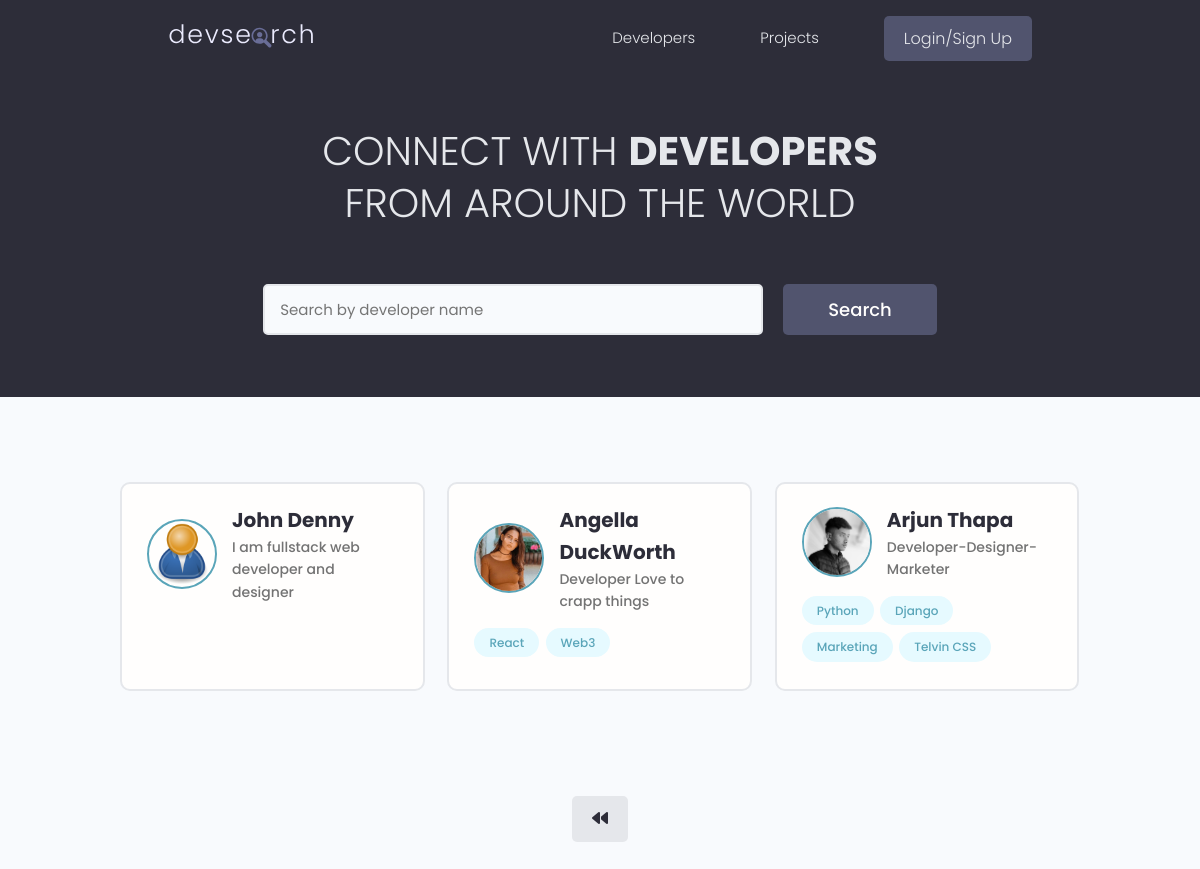
Screenshot of /?page=2 with the database file from the repository.
### users/models.py (models this page shows, shortened)
class Profile(models.Model):
    user = models.OneToOneField(User,
                                on_delete=models.CASCADE,
                                null=True,
                                blank=True)
    name = models.CharField(max_length=200, blank=True, null=True)
    email = models.EmailField(max_length=500, blank=True, null=True)
    username = models.CharField(max_length=200, blank=True, null=True)
    location = models.CharField(max_length=200, blank=True, null=True)
    short_intro = models.CharField(max_length=200, blank=True, null=True)
    bio = models.TextField(blank=True, null=True)
    profile_image = models.ImageField(null=True,
                                      blank=True,
                                      upload_to='profiles/',
                                      default="profiles/user-default.png")
    social_github = models.CharField(max_length=200, blank=True, null=True)
    social_twitter = models.CharField(max_length=200, blank=True, null=True)
    social_linkedin = models.CharField(max_length=200, blank=True, null=True)
    social_youtube = models.CharField(max_length=200, blank=True, null=True)
    social_website = models.CharField(max_length=200, blank=True, null=True)
    created = models.DateTimeField(auto_now_add=True)
    id = models.UUIDField(default=uuid.uuid4,
                          unique=True,
                          primary_key=True,
                          editable=False)
    class Meta:
        ordering = ['-created']

class Skill(models.Model):
    owner = models.ForeignKey(Profile,
                              blank=True,
                              null=True,
                              on_delete=models.CASCADE)
    name = models.CharField(max_length=200, blank=True, null=True)
    description = models.TextField(null=True, blank=True)
    created = models.DateTimeField(auto_now_add=True)
    id = models.UUIDField(default=uuid.uuid4,
                          unique=True,
                          primary_key=True,
                          editable=False)
    def __str__(self):
        return str(self.name)

### users/views.py (the view)
# urls.py: path("",views.profiles,name='profiles'),
def profiles(request):
  profiles , search_query  = searchProfiles(request)
  custom_range, profiles = paginateProfiles(request,profiles,3)
  context = {'profiles': profiles,'search_query':search_query}
  return render(request, 'users/profiles.html', context)

### users/utils.py (called while the page is built)
def paginateProfiles(request,profiles,result):
  page = request.GET.get('page')
  paginator = Paginator(profiles,result)
  try:
    profiles = paginator.page(page)
  except PageNotAnInteger:
    page  = 1
    profiles = paginator.page(page)
  except EmptyPage:
    page=paginator.num_pages
    profiles = paginator.page(page)
  left_index = (int(page) - 2)
  if left_index < 1:
    left_index = 1
  right_index  = (int(page) + 3)
  if right_index > paginator.num_pages:
    right_index = paginator.num_pages + 1
  custom_range = range(left_index,right_index)
  return custom_range,profiles

def searchProfiles(request):
  search_query = ''
  if request.GET.get('search_query'):
    search_query = request.GET.get('search_query')
  skills = Skill.objects.filter(name__icontains=search_query)
  profiles = Profile.objects.distinct().filter(
    Q(name__icontains=search_query)|
    Q(short_intro__icontains=search_query)|
    Q(skill__in=skills)
  )
  return profiles, search_query

### users/templates/users/profiles.html (shortened to what this page needs)
{% extends 'main.html' %}
{% block content %}
<main>
    <section class="hero-section text-center">
      <div class="container container--narrow">
        <div class="hero-section__box">
          <h2>CONNECT WITH <span>DEVELOPERS</span></h2>
          <h2>FROM AROUND THE WORLD</h2>
        </div>
        <div class="hero-section__search">
          <form id="searchForm" class="form" action="{% url 'profiles' %}" method="get">
            <div class="form__field">
              <input class="input input--text" id="formInput#search" type="text" name="search_query" value="{{search_query}}"
                placeholder="Search by developer name" />
            </div>
            <input class="btn btn--sub btn--lg" type="submit" value="Search" />
          </form>
        </div>
      </div>
    </section>
    <section class="devlist">
      <div class="container">
        <div class="grid grid--three">
          {% for profile in profiles %}
          <div class="column card">
            <div class="dev">
              <a href="{% url 'user-profile' profile.id %}" class="card__body">
                <div class="dev__profile">
                  <img class="avatar avatar--md" src="{{profile.profile_image.url}}" alt="image" />
                  <div class="dev__meta">
                    <h3>{{profile.name}}</h3>
                    <h5>{{profile.short_intro|slice:"50"}}</h5>
                  </div>
                </div>
                <div class="dev__skills">
                  {% for skill in profile.skill_set.all %}
                  <span class="tag tag--pill tag--main">
                    <small>{{skill}}</small>
                  </span>
                  {% endfor %}
                </div>
              </a>
            </div>
          </div>
          {% endfor %}
        </div>
      </div>
    </section
  {% include 'pagination.html' with queryset=profiles custom_range=custom_range %}
  </main>
{% endblock content %}

### static/styles/app.css (style rules this page uses)
:root { --color-sub: #2d2d39; }
.btn--sub { background-color: var(--color-sub-light); }
.card { border: 2px solid var(--color-light); }
img { width: 100%; }
.hero-section { height: 40vh; display: flex; align-items: center; background-color: var(--color-sub); }
.hero-section__box { margin-bottom: 4rem; }
.hero-section__box > h2, .hero-section__box > h2 > span { font-size: 4rem; color: var(--color-light); line-height: 1.3; text-transform: uppercase; }
.hero-section__box > h2 { font-weight: 300; }
.hero-section__box > h2 > span { font-weight: 700; }
.hero-section__search > .form { display: flex; align-items: center; justify-content: center; gap: 2rem; }
.hero-section__search > .form input.input--text { width: 50rem; }
.devlist { margin-top: 8rem; }
.devlist .grid { align-items: stretch; }
.devlist .dev .dev__profile { display: flex; align-items: center; gap: 1.5rem; }
.devlist .dev .dev__meta h3 { color: var(--color-sub); font-size: 2rem; font-weight: 700; }
.devlist .dev .dev__meta h5 { color: var(--color-text); font-size: 1.4rem; font-weight: 500; }

### static/uikit/styles/modules/_variables.css (style rules this page uses)
:root { --color-main: #5aa5b9; --color-main-light: #e6faff; --color-sub: #3f4156; --color-sub-light: #51546e; --color-sub-lighter: #ededfd; --color-text: #737373; --color-gray: #8b8b8b; --color-light: #e5e7eb; --color-light-gray: #767676; --color-bg: #f8fafd; --color-white: #fffefd; --color-white-light: #f3f3f3; --color-success: #359e64; --color-success-bg: #def8e8; --color-error: #fc4b0b; --color-error-bg: #fff2ee; --font-base: 'Poppins', arial, helvetica, 'Segoe UI', roboto, ubuntu, sans-serif; --font-monospace: 'Fira Code', 'Courier New', courier, monospace; --font-regular: 300; --font-medium: 500; --font-bold: 700; --generic-shadow: 1px 1px 5px #00000010; --generic-transition: all 0.3s ease-in-out; }

### static/uikit/styles/modules/_base.css (style rules this page uses)
* { margin: 0; padding: 0; box-sizing: border-box; text-rendering: optimizeLegibility; color: inherit; font-size: inherit; }
html { font-size: 50%; }
@media only screen and (min-width: 480px) { html { font-size: 56.25%; } }
@media only screen and (min-width: 1200px) { html { font-size: 62.5%; } }
body { line-height: 1.6; font-weight: 400; font-size: 1.5rem; color: var(--color-text); background-color: var(--color-bg); min-height: 100vh; }

### static/uikit/styles/modules/_typography.css (style rules this page uses)
* { font-family: var(--font-base); }
h2 { font-size: 3.6rem; font-weight: var(--font-bold); }
h3 { font-size: 3.2rem; font-weight: var(--font-medium); }
h5 { font-size: 2.4rem; font-weight: var(--font-medium); }
h5, h6 { font-weight: var(--font-regular); }
p, span, strong { font-size: 1.6rem; color: var(--color-text); font-weight: var(--font-regular); }
a { padding-bottom: 2px; text-decoration: none; display: inline-block; color: var(--color-main); font-weight: var(--font-medium); }

### static/uikit/styles/modules/_utilities.css (style rules this page uses)
.container { width: 92%; max-width: 165rem; margin: 0 auto; box-sizing: border-box; }
.container--narrow { width: 92%; max-width: 120rem; }
@media screen and (min-width: 1000px) { .container { width: 90%; } }
@media screen and (min-width: 1000px) { .container--narrow { width: 85%; } }
@media screen and (min-width: 1200px) { .container { width: 80%; } }
@media screen and (min-width: 1200px) { .container--narrow { width: 72%; } }
.text-center { text-align: center; }

### static/uikit/styles/modules/_avatar.css (style rules this page uses)
.avatar { border-radius: 50%; border: 2px solid var(--color-main); object-fit: cover; }
.avatar--md { height: 7rem; width: 7rem; }

### static/uikit/styles/modules/_button.css (style rules this page uses)
.btn { display: inline-block; position: relative; cursor: pointer; background-color: var(--color-light); font-weight: var(--font-medium); color: var(--color-sub); text-decoration: none; padding: 1rem 2rem; border-radius: 0.5rem; border: none; width: -webkit-fit-content; width: -moz-fit-content; width: fit-content; height: -webkit-fit-content; height: -moz-fit-content; height: fit-content; font-size: 1.6rem; outline-width: 0; outline-color: transparent; -webkit-backface-visibility: hidden; backface-visibility: hidden; transition: all 0.3s ease-in-out; }
.btn--sub { background-color: var(--color-sub); color: var(--color-white); }
.btn--lg { font-size: 1.8rem; padding: 1.2rem 4.5rem; }

### static/uikit/styles/modules/_card.css (style rules this page uses)
.card { border-radius: 1rem; background-color: var(--color-white); border: 1.5px solid var(--color-light); width: auto; height: auto; margin-top: 0.5rem; margin-bottom: 0.5rem; overflow: hidden; }
.card__body, .card__header { padding: 2rem 2.5rem; }

### rows the page displays
Profile: profile_image (placeholder picture), name "John Denny", short_intro "I am fullstack web developer and designer"
Profile: profile_image (picture), name "Angella DuckWorth", short_intro "Developer Love to crapp things"
Skill: name "React"
Skill: name "Web3"
Profile: profile_image (picture), name "Arjun Thapa", short_intro "Developer-Designer-Marketer"
Skill: name "Python"
Skill: name "Django"
Skill: name "Marketing"
Skill: name "Telvin CSS"
